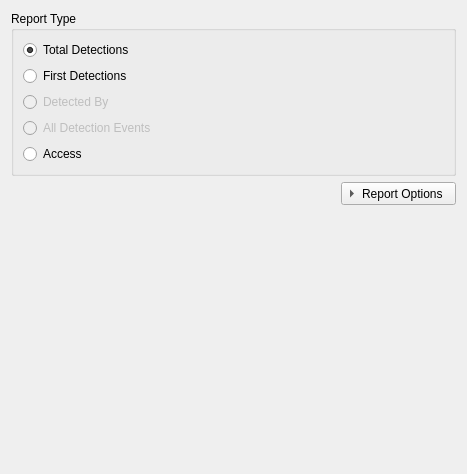
<?xml version="1.0" encoding="UTF-8"?>
<ui version="4.0">
 <class>DetectionType</class>
 <widget class="QWidget" name="DetectionType">
  <property name="geometry">
   <rect>
    <x>0</x>
    <y>0</y>
    <width>467</width>
    <height>474</height>
   </rect>
  </property>
  <property name="sizePolicy">
   <sizepolicy hsizetype="Expanding" vsizetype="Fixed">
    <horstretch>0</horstretch>
    <verstretch>0</verstretch>
   </sizepolicy>
  </property>
  <layout class="QVBoxLayout" name="verticalLayout_4">
   <item>
    <widget class="QGroupBox" name="groupBox">
     <property name="title">
      <string>Report Type</string>
     </property>
     <layout class="QVBoxLayout">
      <item>
       <widget class="QRadioButton" name="mButtonTD">
        <property name="text">
         <string>Total Detections</string>
        </property>
        <property name="checked">
         <bool>true</bool>
        </property>
       </widget>
      </item>
      <item>
       <widget class="QRadioButton" name="mButtonFD">
        <property name="text">
         <string>First Detections</string>
        </property>
       </widget>
      </item>
      <item>
       <widget class="QRadioButton" name="mButtonDB">
        <property name="enabled">
         <bool>false</bool>
        </property>
        <property name="text">
         <string>Detected By</string>
        </property>
       </widget>
      </item>
      <item>
       <widget class="QRadioButton" name="mButtonADE">
        <property name="enabled">
         <bool>false</bool>
        </property>
        <property name="text">
         <string>All Detection Events</string>
        </property>
       </widget>
      </item>
      <item>
       <widget class="QRadioButton" name="mButtonA">
        <property name="text">
         <string>Access</string>
        </property>
       </widget>
      </item>
     </layout>
    </widget>
   </item>
   <item>
    <layout class="QHBoxLayout" name="horizontalLayout_2">
     <item>
      <spacer name="horizontalSpacer">
       <property name="orientation">
        <enum>Qt::Horizontal</enum>
       </property>
       <property name="sizeHint" stdset="0">
        <size>
         <width>40</width>
         <height>20</height>
        </size>
       </property>
      </spacer>
     </item>
     <item>
      <widget class="QToolButton" name="toolButton">
       <property name="sizePolicy">
        <sizepolicy hsizetype="Fixed" vsizetype="Fixed">
         <horstretch>0</horstretch>
         <verstretch>0</verstretch>
        </sizepolicy>
       </property>
       <property name="contextMenuPolicy">
        <enum>Qt::NoContextMenu</enum>
       </property>
       <property name="toolTip">
        <string/>
       </property>
       <property name="layoutDirection">
        <enum>Qt::LeftToRight</enum>
       </property>
       <property name="styleSheet">
        <string notr="true"/>
       </property>
       <property name="text">
        <string>Report Options</string>
       </property>
       <property name="toolButtonStyle">
        <enum>Qt::ToolButtonTextBesideIcon</enum>
       </property>
       <property name="autoRaise">
        <bool>false</bool>
       </property>
       <property name="arrowType">
        <enum>Qt::RightArrow</enum>
       </property>
      </widget>
     </item>
    </layout>
   </item>
   <item>
    <spacer>
     <property name="orientation">
      <enum>Qt::Vertical</enum>
     </property>
     <property name="sizeHint" stdset="0">
      <size>
       <width>20</width>
       <height>40</height>
      </size>
     </property>
    </spacer>
   </item>
  </layout>
 </widget>
 <resources/>
 <connections/>
</ui>
